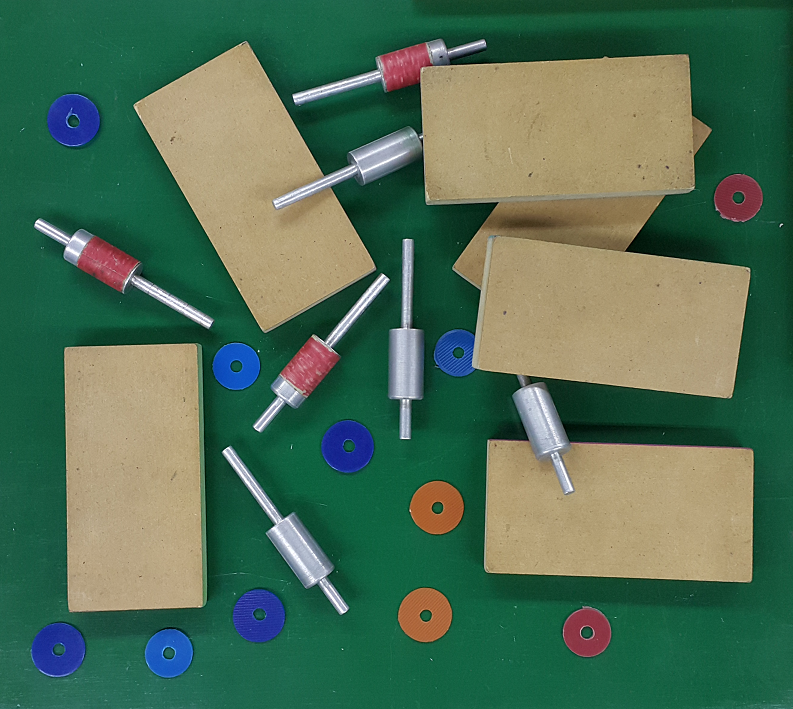
#> input picture Codigo/Clase6/Piezas.png, 793 x 709 px, found by its file name
$ jupyter execute 01.K-Means.ipynb   (shell and % lines are left out)
#> lines starting #> are read from the running program, lines starting #| are printed output that depends on the picture; after the words box and inside, x2 and y2 are one past the last pixel; in counts of white or black regions, pixels touching at a corner belong together; long printed decimals are rounded
# K-means
Segmentación basada en el algoritmo de k-medias

[cell 1]
#Si queremos que las imágenes sean mostradas en una ventana emergente quitar el inline
# %matplotlib inline
import numpy as np
import cv2 as cv
import matplotlib.pyplot as plt

####  Leemos la imagen

[cell 2]
img = cv.imread('piezas.png')
#> img is the input picture: shape (709, 793, 3); mean B, G, R 85.3, 110.7, 79.5
cv.imshow('Imagen original',img)
cv.waitKey()
cv.destroyAllWindows()

#### Corremos K-means

Se basa en un corrimiento a partir de K semillas (se debe indicar el número K de semillas o grupos a identificar) que se desplazan a partir del cálculo iterativo de la media de las características más cercanas.

En particular en este caso lo que se le pasa al algoritmo es una matriz con filas (de 3 columnas) con los colores RGB de cada pixel. De esta manera, cada fila es la característica (color) de ese píxel.

[cell 3]
# Cambiamos el tamaño a un array de Mx3 (con M el número de píxels). Es decir, un vector de M componentes por canal (R,G,B)
features = img.reshape((-1,3))
print('Dimensión de la matriz de características (espacio RGB): {}'.format(features.shape))
#| Dimensión de la matriz de características (espacio RGB): (562237, 3)
features = np.float32(features)
print(features[:4])
#| [[ 68.  98.  26.]
#|  [ 72. 101.  32.]
#|  [ 72. 100.  31.]
#|  [ 70.  99.  29.]]

[cell 4]
# Definimos el criterio de detención (Epsilon e iteraciones máximas) y número de clústers (K)
criteria = (cv.TERM_CRITERIA_MAX_ITER + cv.TERM_CRITERIA_EPS, 10, 1.0)
K = 5

# Corremos el algoritmo de K-means con:
# - El criterio de detención predefinido
# - 10 ejecuciones del algoritmo distintos parametros iniciales (devuelve los centros de la corrida que de grupos más compactos)
# - Parámetro de incialización de las semillas (aleatorio)
compact, label, color_clusters = cv.kmeans(features, K, None, criteria, 10, cv.KMEANS_RANDOM_CENTERS)
#> compact = 343263271.6; color_clusters = [[82.37, 98.22, 134.1], [215.3, 203.8, 198.2], [58.08, 84.19, 19.47], [121.7, 158.8, 176.1], [162, 63.82, 30.41]]

#### Interpretamos datos

A partir de los centros de los grupos encontrados por K-means y las etiquetas por píxel armamos una nueva imagen con K colores

- center: Centroides de los grupos hallados
- label: etiquetas (replica de los centroides) a los que corresponde cada píxel, en su ubicación en la matriz de Mx3

[cell 5]
# Mostramos los centroides (colores) que representan cada cluster encontrado
color_clusters = np.uint8(color_clusters)
#> color_clusters = [[82, 98, 134], [215, 203, 198], [58, 84, 19], [121, 158, 176], [162, 63, 30]]
print(f'Centroides: \n {color_clusters} \n')
#| Centroides:
#|  [[ 82  98 134]
#|  [215 203 198]
#|  [ 58  84  19]
#|  [121 158 176]
#|  [162  63  30]]
# La función también devuelve un parámetro de "compactación" basado en las diferencias cuadradas entre las muestras y los centros hallados
print('Compactación: \n {} \n'.format(compact))
#| Compactación:
#|  343263271.644
label[0:15]
#> Out = [2, 2, 2, 2, 2, 2, 2, 2, 2, 2, 2, 2, 2, 2, 2]

####  Convertimos a uint8 y rearmamos la imagen original con los grupos hallados

[cell 6]
# Cada píxel que corresponde a un grupo tiene copiado como etiqueta el color al que corresponde. Hacemos un reshape al tamaño original de la matriz de imagen
img_out = color_clusters[label.flatten()]
img_out = img_out.reshape((img.shape))
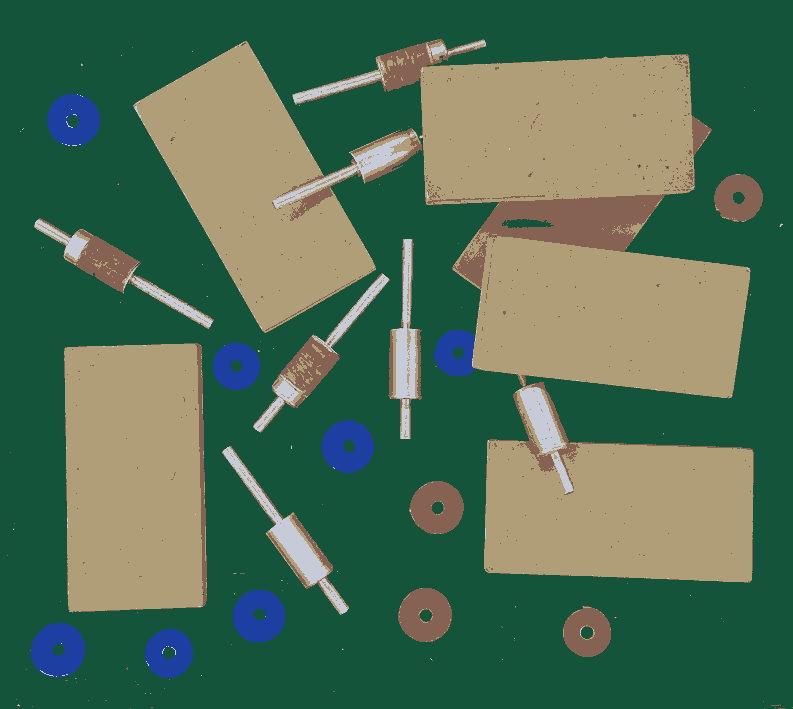
#> img_out: shape (709, 793, 3); mean B, G, R 85, 110.3, 79.1

# Mostramos la imagen compuesta
cv.imshow('Imagen posterizada',img_out)
cv.waitKey()
cv.destroyAllWindows()

#### Mascaras de segmentacion

[cell 7]
cluster = [58, 84, 19]
np.where((img_out == cluster).all(axis=2))
img_out[123,92]
#> Out = [162, 63, 30]

[cell 8]
mask_list = list()
for cluster in color_clusters:
  mask = np.zeros(img_out.shape[:2], 'uint8')
  mask[np.where((img_out == cluster).all(axis=2))] = 255
  mask_list.append(mask)
#> this loop made 5 passes
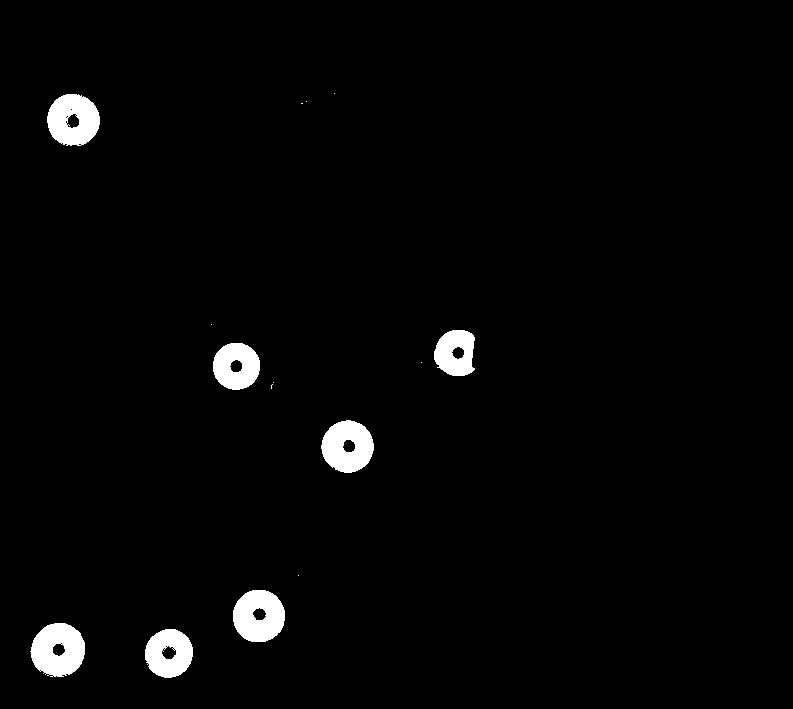
#> mask: shape (709, 793); 2.3% white; 15 white regions (8 under 20 px), largest, box (x1, y1, x2, y2) and area: (30, 623, 85, 677) 2193, (233, 590, 285, 642) 2060, (47, 94, 100, 146) 2044
#> after the loop, mask_list = 5 items

[cell 9]
for i, mask in enumerate(mask_list):
    img_segmented = cv.bitwise_and(img, img, mask = mask)
    # cv.imshow(f'mascara {i}', mask)
    cv.imshow(f'segmentacion {i}', img_segmented)
#> this loop made 5 passes
#> pass 1, `img_segmented = cv.bitwise_and(img, img, mask = mask)`:
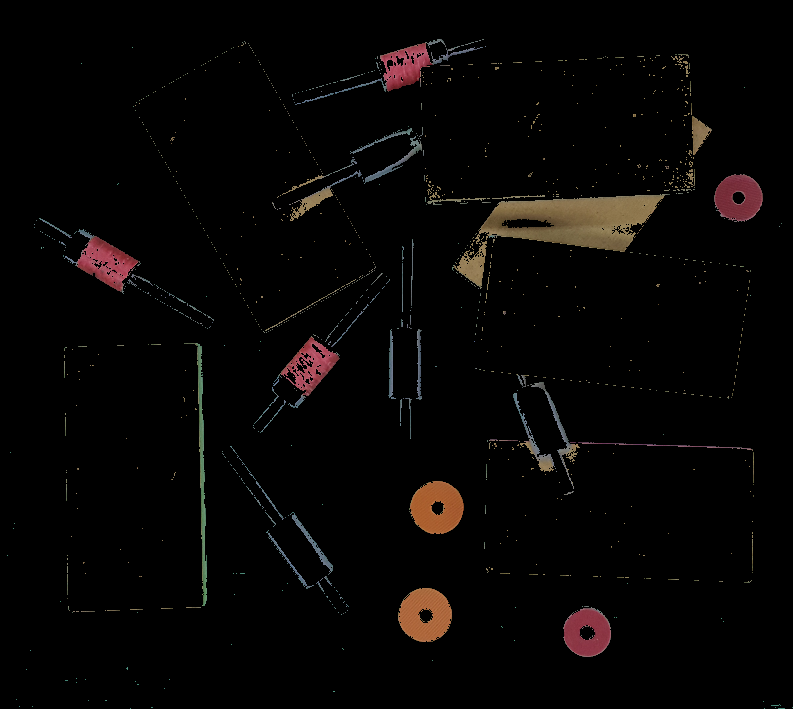
#> img_segmented: shape (709, 793, 3); mean B, G, R 4.2, 5.1, 6.9
#> pass 2, `img_segmented = cv.bitwise_and(img, img, mask = mask)`:
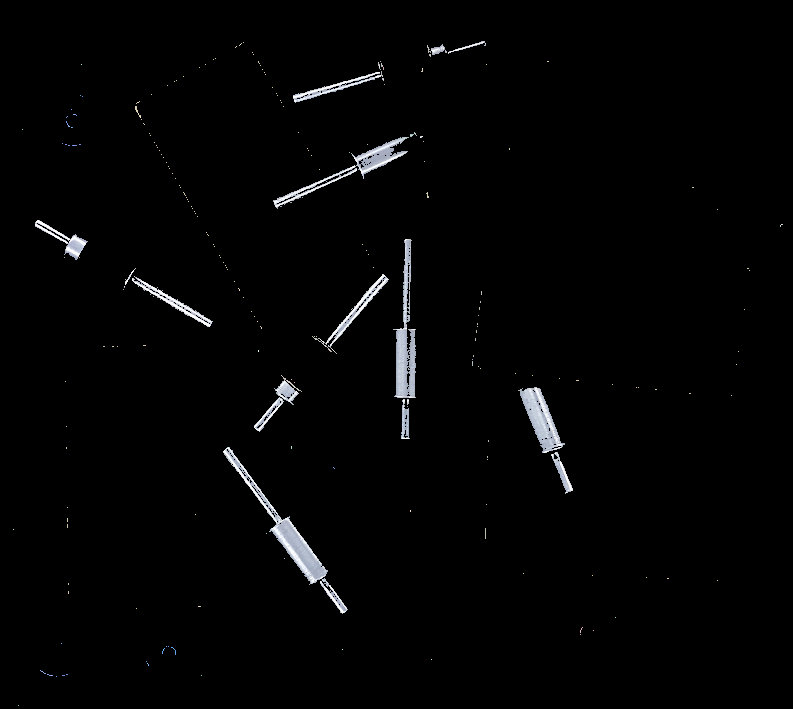
#> img_segmented: shape (709, 793, 3); mean B, G, R 4.2, 4, 3.9
#> pass 3, `img_segmented = cv.bitwise_and(img, img, mask = mask)`:
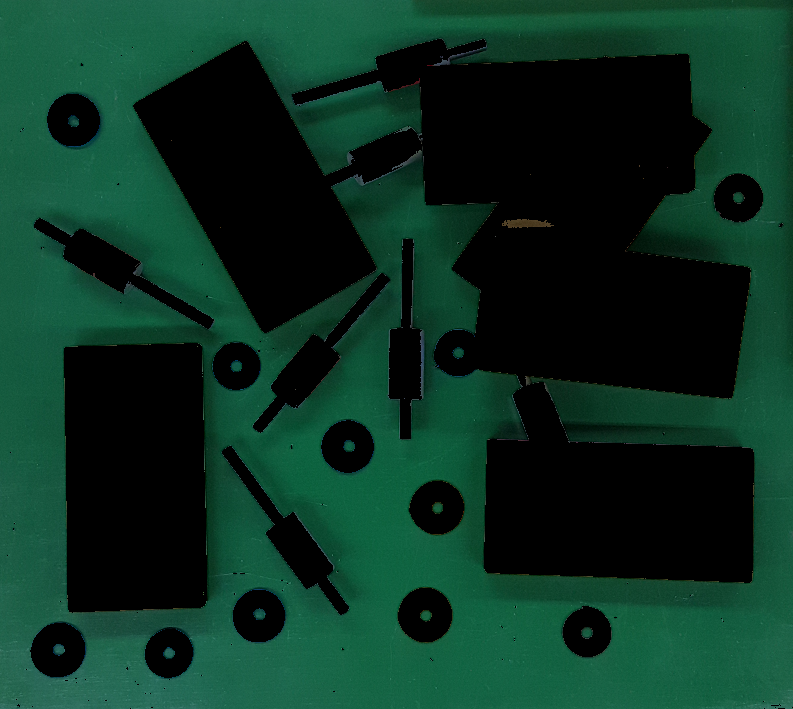
#> img_segmented: shape (709, 793, 3); mean B, G, R 33.9, 49.2, 11.4

cv.waitKey()
cv.destroyAllWindows()
